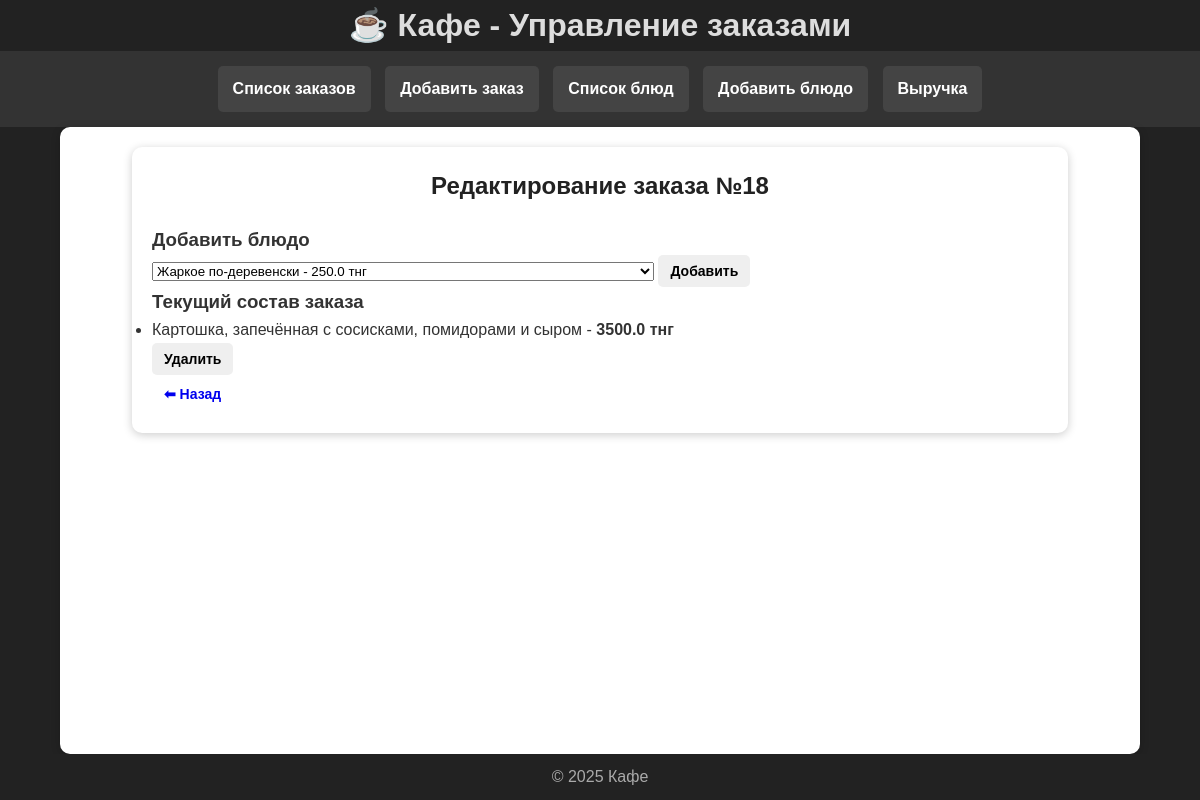
Screenshot of /orders/order/18/edit/ with the database file from the repository.
### orders/models.py (models this page shows, shortened)
class Order(models.Model):
    STATUS_CHOICES = [
        ('pending', 'В ожидании'),
        ('ready', 'Готово'),
        ('paid', 'Оплачено'),
    ]
    table_number = models.IntegerField(null=True, blank=True)
    total_price = models.DecimalField(max_digits=10, decimal_places=2, default=0.00)
    status = models.CharField(max_length=20, choices=STATUS_CHOICES, default='pending')

class OrderItem(models.Model):
    order = models.ForeignKey(Order, on_delete=models.CASCADE, related_name='items')
    name = models.CharField(max_length=100, verbose_name="Название блюда")
    price = models.FloatField(verbose_name="Цена")

### orders/views.py (the view, shortened to what this page needs)
# urls.py: path('order/<int:order_id>/edit/', views.edit_order, name='edit_order'),
def edit_order(request, order_id):
    order = get_object_or_404(Order, id=order_id)
    dishes = Dish.objects.all()
    return render(request, "orders/edit_order.html", {"order": order, "dishes": dishes})

### orders/templates/orders/edit_order.html (shortened to what this page needs)
{% extends 'base.html' %}
{% block content %}
<div class="container">
    <h2 class="title">Редактирование заказа №{{ order.id }}</h2>
    <div class="card">
        <h3>Добавить блюдо</h3>
        <form method="POST" class="order-form">
            <div class="form-group">
                <select name="dish_id" class="select-menu">
                    {% for dish in dishes %}
                        <option value="{{ dish.id }}">{{ dish.name }} - {{ dish.price }} тнг</option>
                    {% endfor %}
                </select>
                <button type="submit" name="add_item" class="btn btn-add">Добавить</button>
            </div>
        </form>
    </div>
    <div class="card">
        <h3>Текущий состав заказа</h3>
        {% if order.items.all %}
            <ul class="order-list">
                {% for item in order.items.all %}
                    <li class="order-item">
                        {{ item.name }} - <strong>{{ item.price }} тнг</strong>
                        <form method="POST" class="delete-form">
                            <button type="submit" name="delete_item" class="btn btn-delete">Удалить</button>
                        </form>
                    </li>
                {% endfor %}
            </ul>
        {% else %}
            <p class="empty-msg">Заказ пуст</p>
        {% endif %}
    </div>
    <a href="{% url 'order_list' %}" class="btn btn-back">⬅ Назад</a>
</div>
{% endblock %}

### static/css/styles.css (style rules this page uses)
* { margin: 0; padding: 0; box-sizing: border-box; }
body { font-family: Arial, sans-serif; background-color: #222; color: #ddd; line-height: 1.6; }
.container { max-width: 900px; margin: 20px auto; padding: 20px; background: #fff; border-radius: 10px; box-shadow: 0 2px 10px rgba(0, 0, 0, 0.2); color: #333; }
h2 { text-align: center; margin-bottom: 20px; color: #222; }
.btn { padding: 8px 12px; border-radius: 5px; text-decoration: none; font-size: 14px; border: none; cursor: pointer; transition: background 0.3s, transform 0.2s; text-align: center; display: inline-block; font-weight: bold; }
body { display: flex; flex-direction: column; min-height: 100vh; margin: 0; }
.container { flex: 1; }
.container { width: 80%; margin: 0 auto; }
.container { width: 90%; max-width: 1200px; margin: 0 auto; }

### rows the page displays
Order: id "18"
OrderItem: name "Картошка, запечённая с сосисками, помидорами и сыром", price "3500.0"

### other values shown
form field dish_id "Жаркое по-деревенски - 250.0 тнг"
